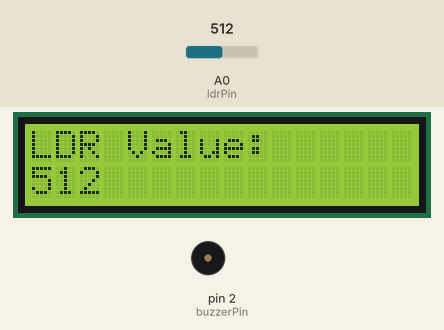
Bench run of a sketch on a simulated Arduino Uno, built with avr-gcc and run on an emulated ATmega328P. Shown: 16×2 character LCD, buzzer (waves = sounding). Inputs (shaded band) come from the test bench; at power-on: A0 (ldrPin) = 512.

Above: at 0.9 s.
1.3 s: A0 (ldrPin) set to 716
At 1.67 s:
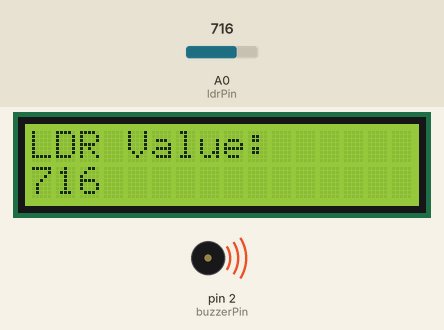
4.4 s: A0 (ldrPin) set to 900
At 5.03 s:
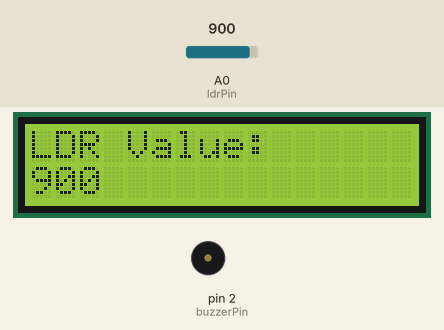
6.2 s: A0 (ldrPin) set to 1023
At 6.58 s:
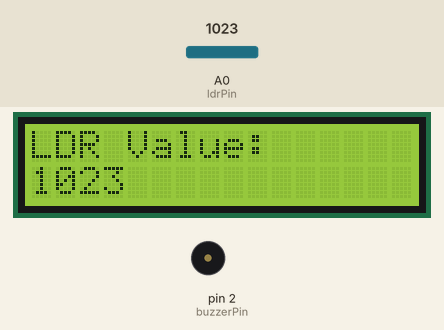
Timing chart, 0 to 13.7 s (numbered marks = the images above; inputs shaded):
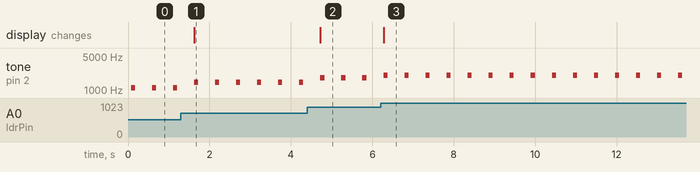

Measured:
- after the input at 1.3 s, the display: changes after 0.33 s (image 1)
- after the input at 4.4 s, the display: changes after 0.32 s (image 2)
- after the input at 6.2 s, the display: changes after 0.07 s (image 3)
- by itself, tone on pin 2 (buzzerPin): alternates 2000 Hz for 0.10 s and silent for 0.42 s

The sketch:

Iot_GS.ino
```cpp
#include <Wire.h>
#include <LiquidCrystal_I2C.h>

// Aqui eu inicializo o display LCD.
// O endereço 0x27 é o mais comum, mas dependendo do módulo pode ser 0x3F.
// O display tem 16 colunas e 2 linhas.
LiquidCrystal_I2C lcd(0x27, 16, 2);

const int ldrPin = A0;    // Esse é o pino onde o sensor LDR está ligado.
const int buzzerPin = 2;  // Esse é o pino do buzzer (caixinha que faz barulho).

void setup() {
  // Inicializo o LCD informando que ele tem 16 colunas e 2 linhas.
  lcd.begin(16, 2);

  // Acendo a luz de fundo do LCD para aparecer o texto.
  lcd.backlight();

  // Configuro o pino do buzzer como saída, porque ele vai emitir sinais.
  pinMode(buzzerPin, OUTPUT);

  // Garante que o buzzer comece desligado.
  noTone(buzzerPin);
}

void loop() {
  // Aqui eu leio o valor do LDR. Ele vai de 0 a 1023 no Arduino.
  // Quanto mais luz, menor é a resistência do LDR, então o valor muda conforme a iluminação.
  int ldrValue = analogRead(ldrPin);

  // Aqui eu converto esse valor do LDR para uma frequência de som.
  // Usei o "map" para transformar o número entre 0–1023 em 200–2000 Hz.
  // Isso faz o buzzer tocar mais agudo quando tem mais luz.
  int frequency = map(ldrValue, 0, 1023, 200, 2000);

  // Limpo o LCD antes de escrever de novo.
  lcd.clear();

  // Escrevo a primeira linha do LCD.
  lcd.print("LDR Value:");

  // Vou para a segunda linha e mostro o valor lido do sensor.
  lcd.setCursor(0, 1);
  lcd.print(ldrValue);

  // Aqui eu faço o buzzer tocar uma nota com a frequência que calculei.
  // Ele toca por 100 milissegundos.
  tone(buzzerPin, frequency, 100);

  // Pauso meio segundo antes de repetir tudo de novo.
  delay(500);
}
```
